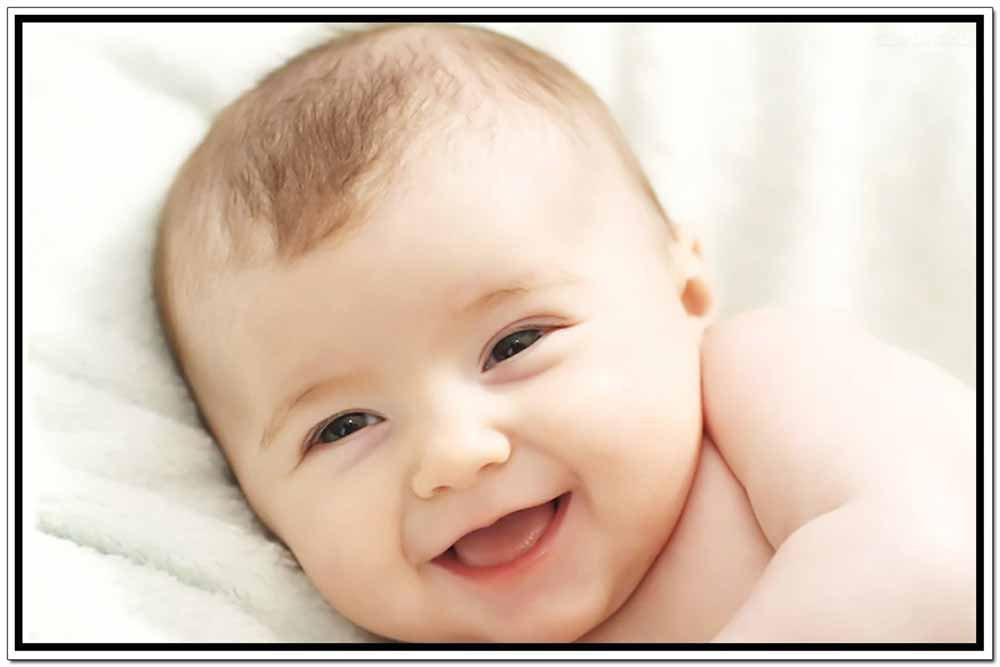
#> input picture face recognition/train/baby/51wmLfJhGpL._SL1000_.jpg, 1000 x 667 px, found by its file name; its folder holds 3 pictures in this run
$ python faces_train.py
#> lines starting #> are read from the running program, lines starting #| are printed output that depends on the picture; pictures that were not available may be replaced by others from this repository, and a replacement may not be noted
import os
import cv2 as cv
import numpy as np

people=['baby','woman','man','old woman','old man']
DIR=r'C:\Users\Khalid\Desktop\face recognition\train'
haar_cascade = cv.CascadeClassifier(cv.data.haarcascades + 'haarcascade_frontalface_default.xml')

features=[]
labels=[]

def creat_train():
    for person in people:
        path=os.path.join(DIR,person)
        label=people.index(person)
        for img in os.listdir(path):
            img_path=os.path.join(path,img)
            img_array=cv.imread(img_path)
#> img_array is the input picture: shape (667, 1000, 3); mean B, G, R 189, 203.4, 220.8
            gray=cv.cvtColor(img_array,cv.COLOR_BGR2GRAY)
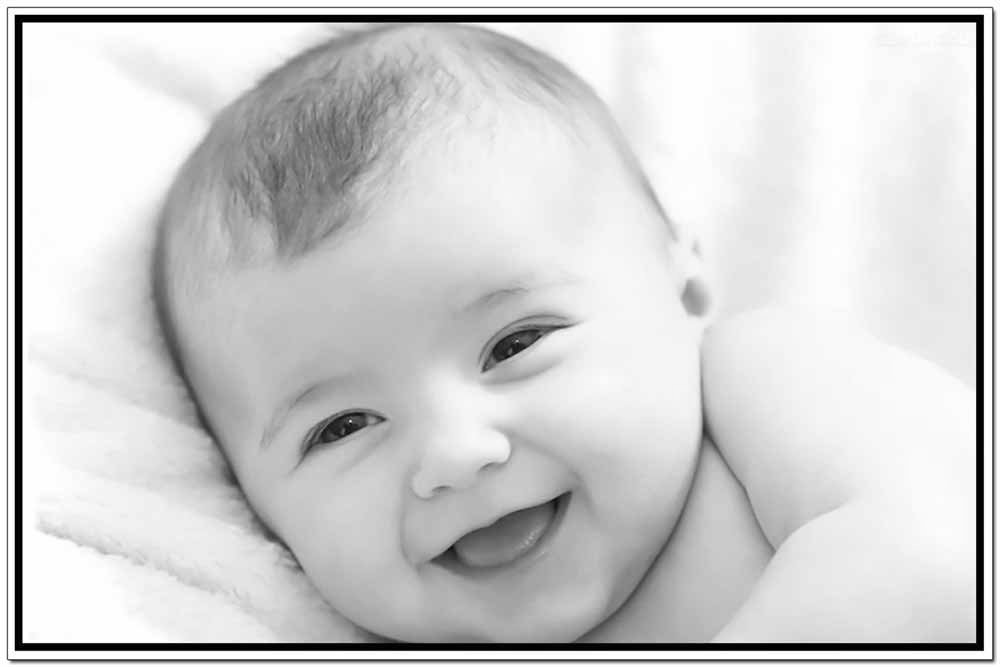
#> gray: shape (667, 1000); min 0, max 255, mean 207
            faces_rect=haar_cascade.detectMultiScale(gray,scaleFactor=1.1,minNeighbors=4)
#> faces_rect = ()

            for (x,y,w,h) in faces_rect:
                faces_roi=gray[y:y+h, x:x+w]
                features.append(faces_roi)
                labels.append(label)
#> this loop made 0 passes
#> after the loop, features = []; labels = []
#> pass 3 of the loop in creat_train, `for person in people:`:
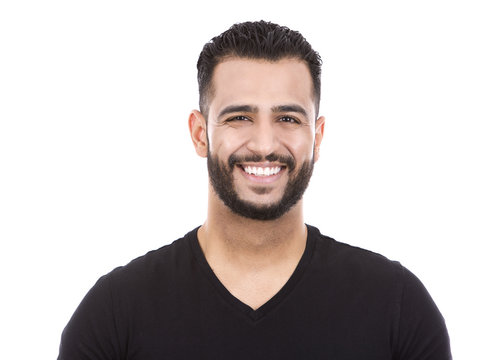
#> input picture face recognition/train/man/360_F_110790273_mr8jfO9yEijRpYfEON9HJJ272uAOXFh9.jpg, 485 x 360 px, found by its file name
#> in creat_train, img_array is the input picture: shape (360, 485, 3); mean B, G, R 190.7, 192, 198.7
#> in creat_train, `gray=cv.cvtColor(img_array,cv.COLOR_BGR2GRAY)`:
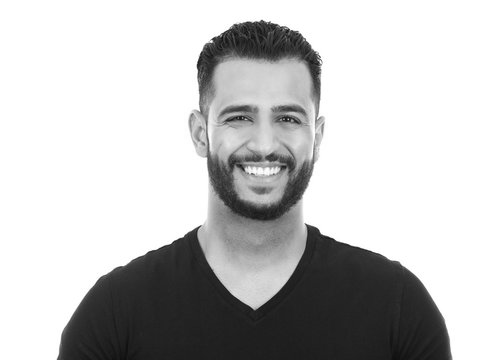
#> gray: shape (360, 485); min 11, max 255, mean 193.8
#> faces_rect = [[190, 61, 145, 145]]
#> the loop in creat_train, `for (x,y,w,h) in faces_rect:` made 1 pass
#> pass 1, in creat_train, `faces_roi=gray[y:y+h, x:x+w]`:
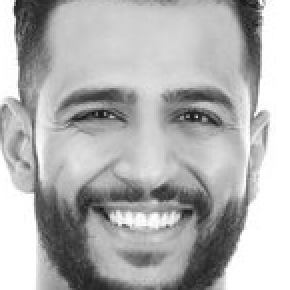
#> faces_roi: shape (145, 145) (shown 2 times larger); min 17, max 255, mean 177.9
#> the loop made 5 passes; the first 3 are shown
creat_train()

print('Training Done-----------------------')
features=np.array(features,dtype='object')
labels=np.array(labels)

face_recognizer=cv.face.LBPHFaceRecognizer_create()

face_recognizer.train(features,labels)
face_recognizer.save('face_trained.yml')
np.save('features.npy',features)
np.save('labels.npy',labels)

cv.waitKey(0)
